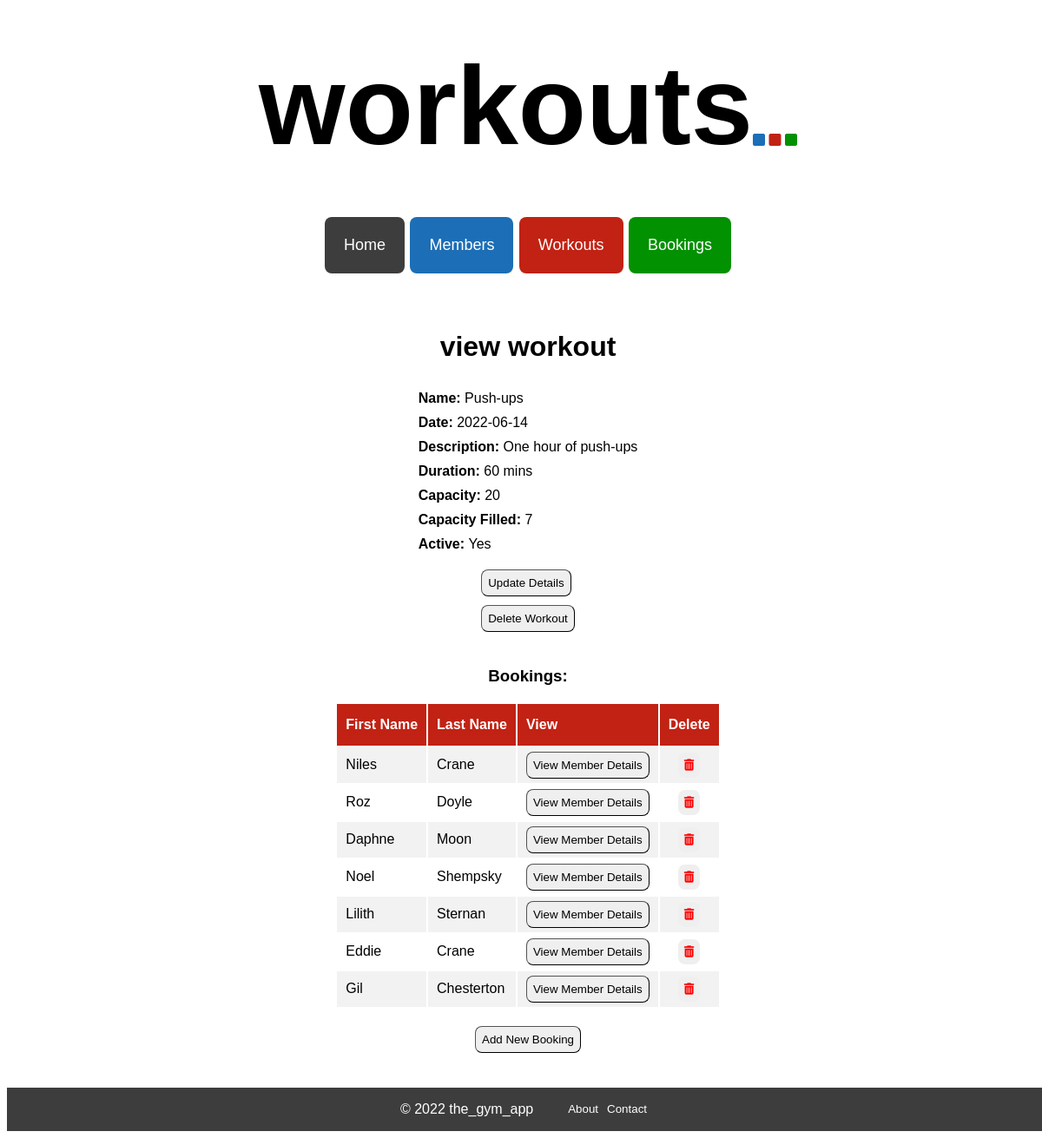
Page /workouts/4 on the earlier database version.
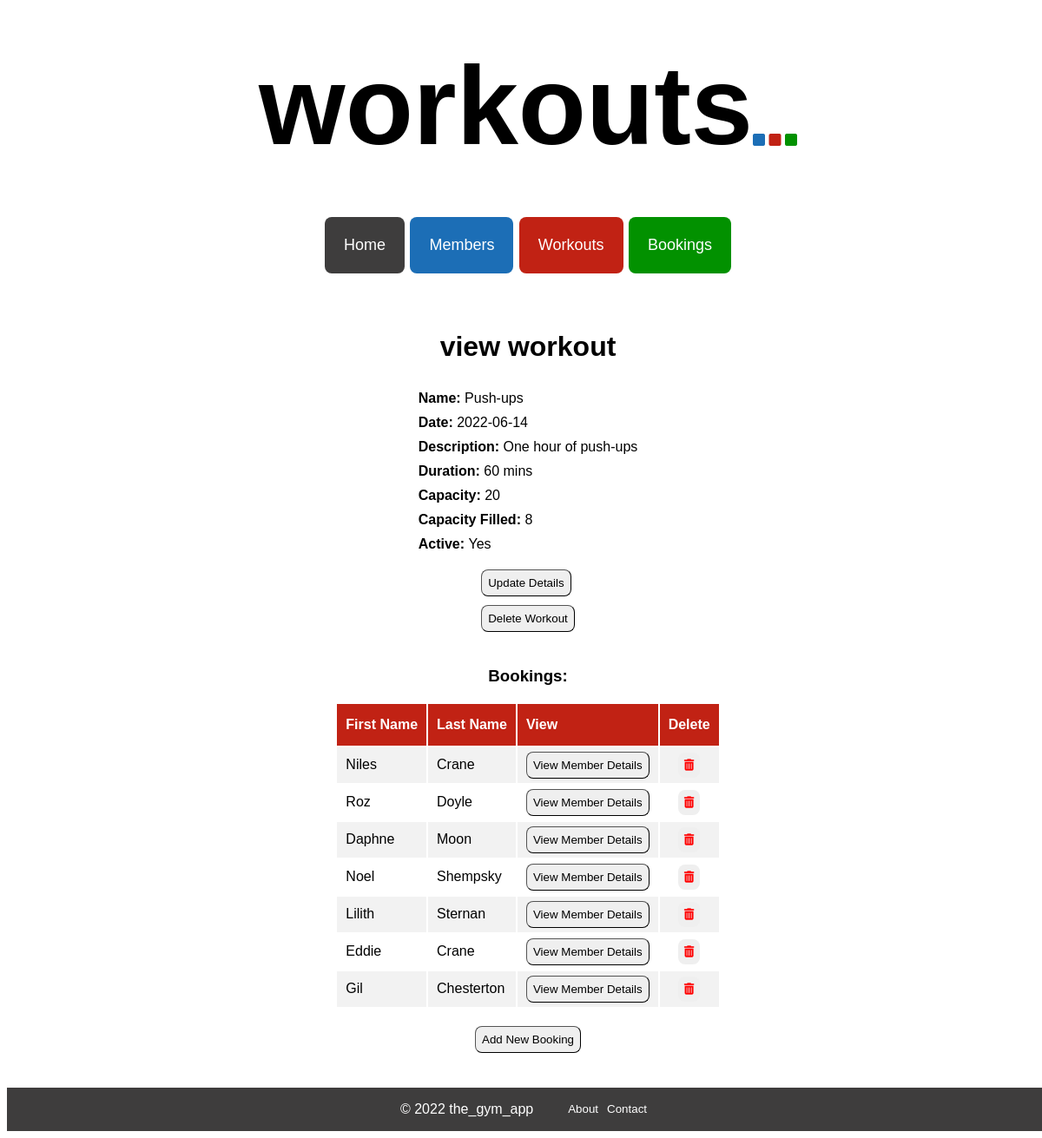
Same page on the later database version.
### tables this page shows
CREATE TABLE workouts (
    id INTEGER PRIMARY KEY AUTOINCREMENT,
    name VARCHAR,
    date DATE,
    description TEXT,
    duration INTEGER,
    capacity INTEGER,
    capacity_filled INTEGER,
    active BOOLEAN
);

### controllers/workout_controller.py (the view)
@workouts_blueprint.route("/workouts/<id>")
def workout_show(id):
    route_name = "workouts"
    workout = workout_repository.select(id)
    bookings = workout_repository.get_bookings(workout)
    return render_template("workouts/show.html", route_name=route_name, workout=workout, bookings=bookings)

### db/run_sql.py (called while the page is built)
def get_db():
    path = os.path.dirname(os.path.abspath(__file__))
    db = os.path.join(path, "gym_db.db")
    conn = sqlite3.connect(db)
    conn.execute("PRAGMA foreign_keys = 1")
    conn.row_factory = sqlite3.Row
    return conn

def run_sql(sql, values = []):
    db = get_db()
    cursor = db.cursor()
    cursor.execute(sql, values)
    results = cursor.fetchall()
    db.commit()
    db.close()
    return results

### repositories/member_repository.py (called while the page is built)
def select(id):
    member = None
    sql = "SELECT * FROM members WHERE id = ?"
    values = [id]
    result = run_sql(sql, values)[0]
    if result is not None:
        active = True if result['active'] == 1 else False
        member = Member(result['first_name'], result['last_name'], result['dob'], active, result['id'])
    return member

### repositories/workout_repository.py (called while the page is built)
def select(id):
    workout = None
    sql = "SELECT * FROM workouts where id = ?"
    values = [id]
    result = run_sql(sql, values)[0]
    if result is not None:
        active = True if result['active'] == 1 else False
        workout = Workout(result['name'], result['date'], result['description'], result['duration'], result['capacity'], result['capacity_filled'], active, result['id'])
    return workout

### templates/workouts/show.html
{% extends 'base.html' %}
{% block content %}
<div class="show_page_container">
<h1>view workout</h1>
<div class="show_page_top_details">
    <div><b>Name: </b> {{workout.name}}</div>
    <div><b>Date: </b> {{workout.date}}</div>
    <div><b>Description: </b> {{workout.description}}</div>
    <div><b>Duration: </b> {{workout.duration}} mins</div>
    <div><b>Capacity: </b> {{workout.capacity}}</div>
    <div><b>Capacity Filled: </b> {{workout.capacity_filled}}</div>
    {% if workout.active == True %}
    <div><b>Active: </b>Yes</div>
    {% elif workout.active == False %}
    <div><b>Active: </b>No</div>
    {% endif %}
</div>
<div id="show_page_top_buttons">
<button class="show_page_button" id="update_button"><a class="show_page_link" href="/workouts/{{workout.id}}/update">Update Details</a></button>
<form action="/workouts/{{workout.id}}/delete" method="POST"><button class="show_page_button" id="delete_button">Delete Workout</button></form>
</div>
<h3 class="bookings_header">Bookings:</h3>
<table class="show_page_table">
    <tr class="show_page_table_headers" id="show_page_table_headers_workouts">
        <th>First Name</th>
        <th>Last Name</th>
        <th>View</th>
        <th>Delete</th>
    </tr>
    {% for booking in bookings %}
    <tr class="show_page_table_content">
        <td>{{booking.member.first_name}}</td>
        <td>{{booking.member.last_name}}</td>
        <td>
            <button class="show_page_button" id="show_page_view_button">
                <a class="show_page_link" href="/members/{{booking.member.id}}">View Member Details</a>
            </button>
        </td>
        <td class="delete_column">
            <form action="/bookings/workout/{{booking.id}}/delete" method="POST">
                <button class="show_page_button" id="show_page_delete_button"><i class="fa-solid fa-trash-can" style="color: red"></i></button>
            </form>
        </td>
    </tr>
    {% endfor %}
</table>
{% if workout.capacity_filled == workout.capacity %}
    <p id="full_message"><b>Sorry this workout is full, you can't add any more bookings.</b></p>
{% elif workout.active == False %}
    <p if="full_message"><b>Sorry this workout is inactive, you can't add any bookings.</b></p>
{% else %}
    <button class="show_page_button" id="show_page_bottom_button">
        <a class="show_page_link" href="/bookings/create/workout/{{workout.id}}">Add New Booking</a>
    </button>
{% endif %}
{% endblock %}

Differences in the rows shown:
changed workouts "Push-ups": capacity_filled "7" → "8"
